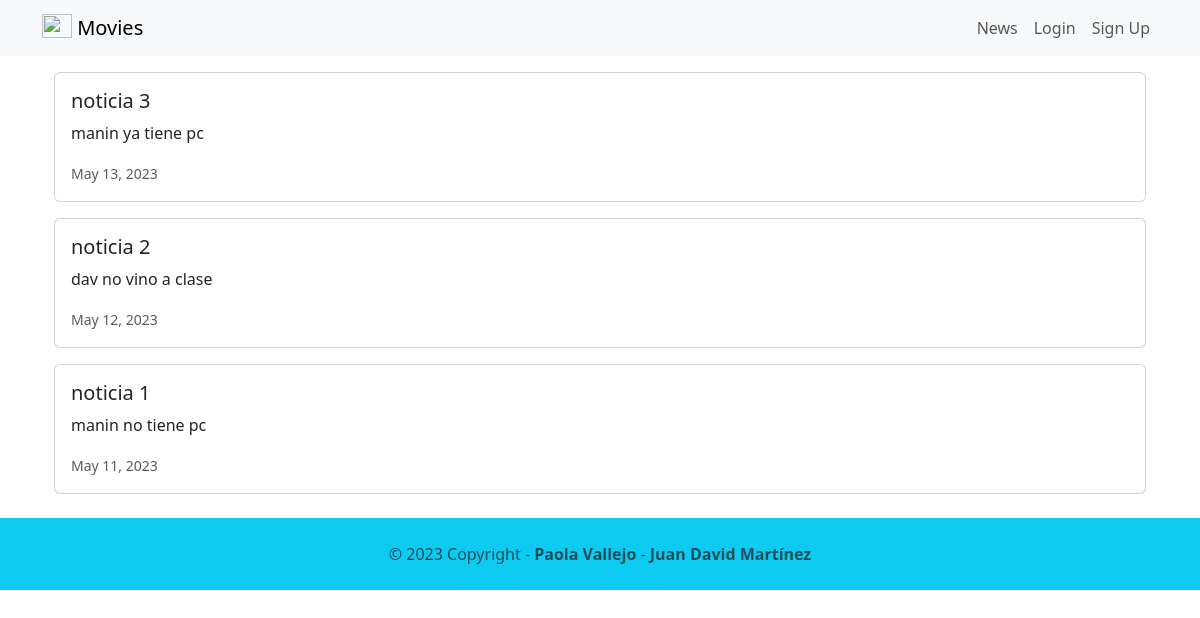
Page /news/ on the committed database.
### news/models.py (models this page shows, shortened)
class News(models.Model):
    headline = models.CharField(max_length=200)
    body = models.TextField()
    date = models.DateField()

### news/views.py (the view)
# urls.py: path('news/', include('news.urls')),
def news(request):
    newss = News.objects.all().order_by('-date')
    return render(request, 'news.html', {'newss':newss})

### news/templates/news.html (shortened to what this page needs)
<!doctype html>
<html lang="en">
<head>
    <link href="https://cdn.jsdelivr.net/npm/bootstrap@5.3.0-alpha2/dist/css/bootstrap.min.css" rel="stylesheet">
</head>
<body>
    {% extends 'base.html' %}
    {% block content %}
    <div class="container">
        {% for news in newss %}
        <div class="card mb-3">
            <div class="row g-0">
                <div>
                    <div class="card-body">
                        <h5 class="card-title">{{ news.headline }}</h5>
                        <p class="card-text">{{ news.body }}</p>
                        <p class="card-text"><small class="text-muted">
                            {{ news.date }}
                        </small></p>
                    </div>
                </div>
            </div>
        </div>
        {% endfor %}
    </div>
    {% endblock content %}

### rows in the picture
News: headline "noticia 3", body "manin ya tiene pc", date "May 13, 2023"
News: headline "noticia 2", body "dav no vino a clase", date "May 12, 2023"
News: headline "noticia 1", body "manin no tiene pc", date "May 11, 2023"
